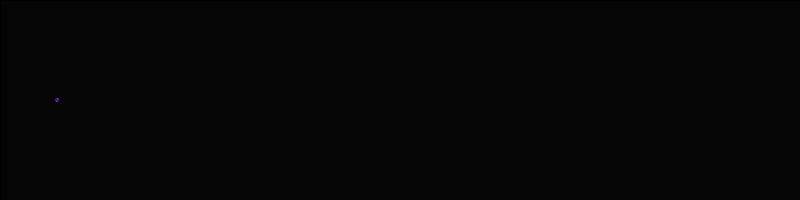
Frame 1 (no input)
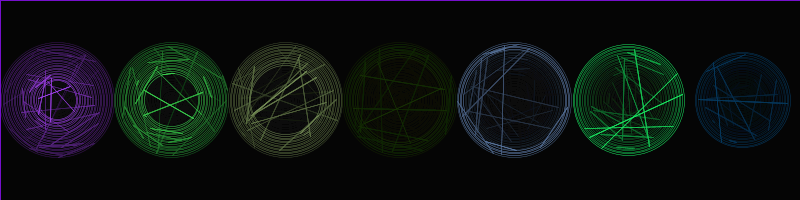
Frame 60 (the mouse pressed at the canvas centre just before this capture)
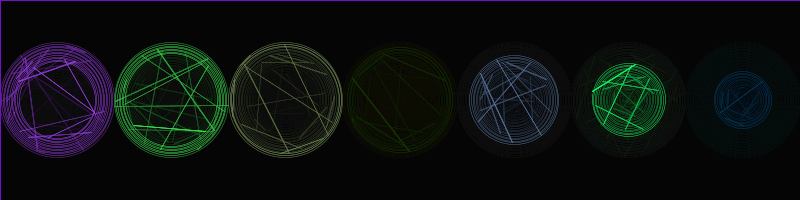
Frame 120 (the mouse held since frame 60 and released just before this capture)

The Processing sketch that drew these frames (run headless with seeded random() and noise(); from frame 60 on, the mouse is pressed at the canvas centre):

// Processing sketch: processing_155777
// ── processing_155777.pde

Moon moon0;
Moon moon1;
Moon moon2;
Moon moon3;
Moon moon4;
Moon moon5;
Moon moon6;
Moon moon7;

float nomoons = 7; //the number of "moons" spread across the width of the window.
float wave = 10; //sets the speed that the expanding wave moves across the ellipses, in ms
int numberlines = 3; //number of lines per frame in expanding moons

void setup()
{
  size(800, 200);
  smooth();
  background (5);
  frameRate(60);
  wave = wave * ((frameRate * 0.001) * frameRate); //convert wave to frames independent of frame weight.
  moon0 = new Moon(0);//Moon has identifying argument.
  moon1 = new Moon(1);
  moon2 = new Moon(2);
  moon3 = new Moon(3);
  moon4 = new Moon(4);
  moon5 = new Moon(5);
  moon6 = new Moon(6);
  moon7 = new Moon(7);
}

void draw(){
  fill(0, 10); //creates an almost opaque background on each frame to create motion illusion.
  rect(0, 0, width, height); //the background is the size of the drawing screen.
  moon0.create();
  moon1.create();
  moon2.create();
  moon3.create();
  moon4.create();
  moon5.create();
  moon6.create();
  moon7.create();
}

class Moon { //DEFINE CLASS

  float direction = 1; 
  float dia;
  float max;
  float xoffset = (width / nomoons);
  float yoffset = (height / 2); //moons are always in the center of the screen
  float delay;
  float moono;
  float red = random(255);
  float green = random(255);
  float blue = random(255);
  float cycle;
  
Moon(int moonoa) { //CONSTRUCTOR
  max = width / (2 * nomoons);
  moono = moonoa;
  xoffset = (moono * xoffset) + max;
  delay = moono * (wave / nomoons); //ensures that the expansion triggers in the correct order (left to right)
  cycle = (max / wave); //amount that the circle needs to expand per frame to reach the maximum diameter in the designated time.
}

  void create() {

  float time = frameCount;
  float reddir = int(random(1)); //decide between 0 and 1, save it in the variable.
  float greendir = int(random(1));
  float bluedir = int(random(1));
  
  if (time >= delay) {//doesn't start drawing process until 
    dia += cycle * direction;
      if (abs(dia) > (max - 0.01)) {//near maximum, change direction.
        direction = -direction;
        
        //the following section makes each RGB color value walk up or down by 1 in each frame.
        
        if (reddir == 0) {
          red -= 1;
        }
        else {
          red += 1;
        }
         if (greendir == 0) {
          green -= 1;
        }
        else {
          green += 1;
        }
         if (bluedir == 0) {
          blue -= 1;
        }
        else {
          blue += 1;
        }
    }

  stroke (abs(red), abs(green), abs(blue), 255); //take absolute value of numbers in case they drop below 0.
  
  ellipseMode(RADIUS);
  strokeWeight(0.5);
  ellipse(xoffset, yoffset, dia, dia); //make a circle
  strokeWeight (random (0.3, 1.0));
  float angle1 = random (TWO_PI), angle2 = random (TWO_PI);
  for (int i = 0; i < numberlines; i++) { //make lines that span across the circle's circumfrence. Smaller number for numberlines = less chaotic, but quicker frame rate
    PVector p1 = new PVector (xoffset + cos (angle1) * dia, yoffset + sin (angle1) * dia);
    PVector p2 = new PVector (xoffset + cos (angle2) * dia, yoffset + sin (angle2) * dia);
    line (p1.x, p1.y, p2.x, p2.y);
   }
  }
  }
 }
 
